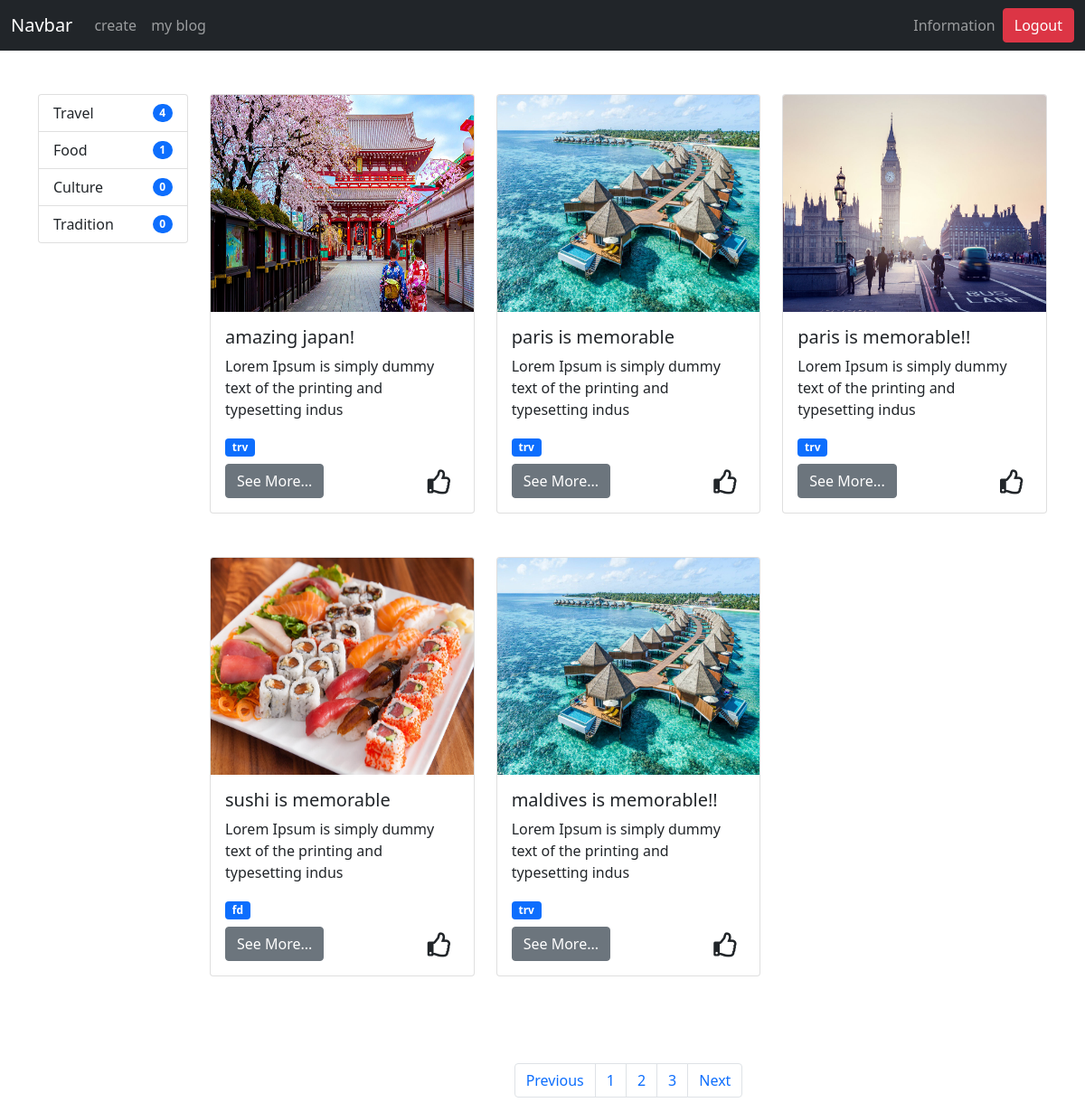
/blog (signed in), run on the app's committed database.
### models.py (models this page shows, shortened)
class Blog(db.Model):
    id = db.Column(db.Integer, primary_key=True)
    userId = db.Column(db.Integer)
    username = db.Column(db.String(100), nullable=False)
    title = db.Column(db.String(100), nullable=False)
    content = db.Column(db.String(255), nullable=False)
    image = db.Column(db.String(255), nullable=False)
    category = db.Column(db.String(20), nullable=False)
    created_on = db.Column(db.DateTime, server_default=db.func.now())
    updated_on = db.Column(
        db.DateTime, server_default=db.func.now(), server_onupdate=db.func.now())

### app.py (the view)
@app.route("/blog")
@login_required
def home():
    blogs = Blog.query.all()
    return render_template("blog/home.html", blogs=blogs, categories=categories)

### models.py (called while the page is built)
@login_manager.user_loader
def load_user(user_id):
    return User.query.get(user_id)

### templates/blog/home.html (shortened to what this page needs)
{% extends "layout/home_layout.html" %}
{% block content %}
<div class="container">
    <div class="row mt-5">
        <div class="col-6 col-md-3 col-sm-6 mb-3 col-lg-2">
            <ul class="list-group">
                {% for category in categories %}
                <a href="{{url_for('blogFilteredByCategory', blog_category=category.name)}}" class="list-group-item d-flex justify-content-between align-items-center">
                    {{category.name}}
                    {% if category.length %}
                    <span class="badge bg-primary rounded-pill">{{category.length}}</span>
                    {% else %}
                    <span class="badge bg-primary rounded-pill">0</span>
                    {% endif %}
                </a>
                {% endfor %}
            </ul>
        </div>
        <div class="col-12 col-md-9 col-sm-12 col-lg-10">
            <div class="row">
                {% for blog in blogs %}
                <div class="col-12 col-md-6 col-sm-12 col-lg-4 mb-5">
                    <div class="card" style="width: 100%;">
                        <img src="{{blog.image}}" class="card-img-top" alt="{{blog.image}}" height="240">
                        <div class="card-body">
                            <h5 class="card-title">{{blog.title}}</h5>
                            <p class="card-text">{{blog.content[:70]}}</p>
                            <span class="badge bg-primary mb-2">{{blog.category}}</span>
                            <div class="card-actions d-flex justify-content-between align-items-center">
                                <a href="{{url_for('blogDetail', blogId=blog.id)}}" class="btn btn-secondary">See
                                    More...</a>
                                <i class="far fa-thumbs-up mx-2"></i>
                            </div>
                        </div>
                    </div>
                </div>
                {% endfor %}
            </div>
            <nav class="mt-5 d-flex justify-content-center">
                <ul class="pagination">
                    <li class="page-item"><a class="page-link" href="#">Previous</a></li>
                    <li class="page-item"><a class="page-link" href="#">1</a></li>
                    <li class="page-item"><a class="page-link" href="#">2</a></li>
                    <li class="page-item"><a class="page-link" href="#">3</a></li>
                    <li class="page-item"><a class="page-link" href="#">Next</a></li>
                </ul>
            </nav>
        </div>
    </div>
</div>
{% endblock %}

### templates/layout/home_layout.html (shortened to what this page needs)
<!DOCTYPE html>
<html lang="en">
<head>
  <link href="https://cdn.jsdelivr.net/npm/bootstrap@5.1.0/dist/css/bootstrap.min.css" rel="stylesheet"
>
  <link rel="stylesheet" href="https://pro.fontawesome.com/releases/v5.10.0/css/all.css"/>
</head>
<body>
  <nav class="navbar navbar-expand-lg navbar-dark bg-dark">
    <div class="container-fluid">
      <a class="navbar-brand" href="{{ url_for('home') }}">Navbar</a>
      <div class="collapse navbar-collapse" id="navbarNavAltMarkup">
        <div class="navbar-nav">
          <a class="nav-link" href="{{ url_for('createBlog') }}">create</a>
          <a class="nav-link" href="{{ url_for('userBlog') }}">my blog</a>
        </div>
        <div class="navbar-nav mr-4">
          <a class="nav-link" href="{{ url_for('userInformation') }}">Information</a>
        </div>
        <form action="{{ url_for('logout')}}" method="GET">
          <button class="btn btn-danger">Logout</button>
        </form>
      </div>
    </div>
  </nav>
  {% block content %}
  {% endblock %}
</body>
</html>

### templates/blog/home.html (style rules this page uses)
i { font-size: 27px; cursor: pointer; }

### data on the page
Blog: image (picture), title "amazing japan!", content "Lorem Ipsum is simply dummy text of the printing and typesetting indus", category "trv"
Blog: image (picture), title "paris is memorable", content "Lorem Ipsum is simply dummy text of the printing and typesetting indus", category "trv"
Blog: image (picture), title "paris is memorable!!", content "Lorem Ipsum is simply dummy text of the printing and typesetting indus", category "trv"
Blog: image (picture), title "sushi is memorable", content "Lorem Ipsum is simply dummy text of the printing and typesetting indus", category "fd"
Blog: image (picture), title "maldives is memorable!!", content "Lorem Ipsum is simply dummy text of the printing and typesetting indus", category "trv"

### other printed values
{{ category.name }} "Travel" "Food" "Culture" "Tradition"
{{ category.length }} "4" "1"
